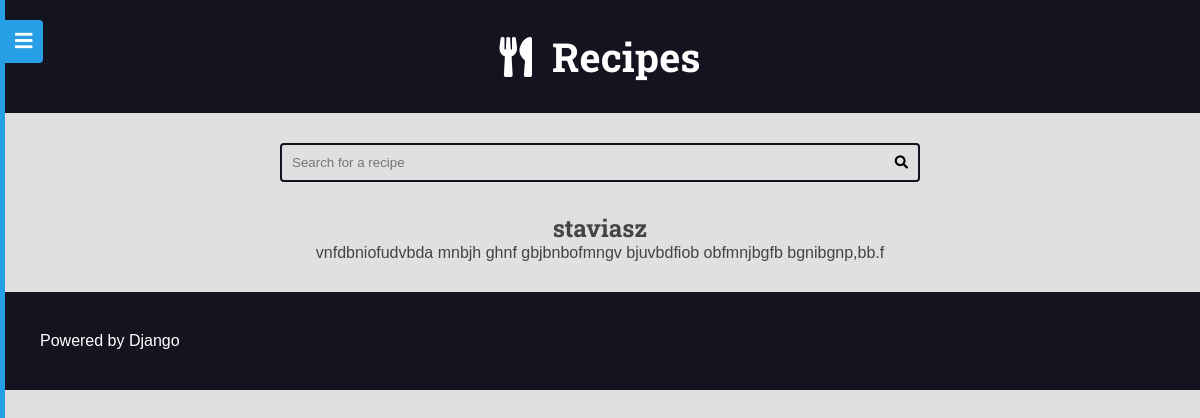
Page /authors/profile/1/ on the committed database.
### authors/models.py (models this page shows)
class Profile(models.Model):
  author = models.OneToOneField(User, on_delete=models.CASCADE)
  bio = models.TextField(default='', blank=True)

### authors/views/profile.py (the view)
class ProfileView(TemplateView):
  template_name = 'authors/pages/profile.html'
  def get(self, request, *args, **kwargs):
    context = self.get_context_data(**kwargs)
    profile_id = context.get('id')
    profile = get_object_or_404(Profile.objects.filter(
      pk=profile_id
    ).select_related('author'), pk=profile_id)
    return self.render_to_response({
      **context,
      'profile': profile
    })

### authors/templates/authors/pages/profile.html (shortened to what this page needs)
{% extends 'global/base.html' %}
{% block content %}
  <div class="main-content center container">
    <h2>{{ profile.author.username }}</h2>
    <p>{{ profile.bio }}</p>
  </div>
{% endblock content %}

### base_static/global/css/global-style.css (style rules this page uses)
:root { --color-primary: #269fe6; --color-primary-hover: #2086c2; --color-primary-dark: #13141f; --color-primary-dark-hover: #212336; --color-primary-light: #d4ecfa; --color-primary-light-hover: #bdd8e7; --color-white: #fff; --color-black: #000; --color-dark-text: #444; --color-info-light: #cce5ff; --color-debug-light: #cce5ff; --color-success-light: #d4edda; --color-alert-light: #fff3cd; --color-warning-light: #fff3cd; --color-error-light: #f8d7da; --color-info-dark: #4d86c4; --color-debug-dark: #4d86c4; --color-success-dark: #4a9c5d; --color-alert-dark: #927f40; --color-warning-dark: #927f40; --color-error-dark: #da525d; --color-gray-0: #f9f9f9; --color-gray-1: #e0e0e0; --color-gray-2: #c7c7c7; --color-gray-3: #aeaeae; --color-gray-4: #959595; --color-gray-5: #7d7d7d; --color-gray-6: #646464; --color-gray-7: #4b4b4b; --color-gray-8: #323232; --color-gray-9: #191919; --font-primary: sans-serif; --font-headings: 'Roboto Slab', serif; --spacing-gutter-medium: 3rem; --spacing-gutter-large: 4rem; }
* { padding: 0; margin: 0; box-sizing: border-box; }
html { font-size: 62.5%; }
body { font-size: 1.6rem; font-family: var(--font-primary); background: var(--color-gray-1); color: var(--color-dark-text); }
h1, h2, h3, h4, h5, h6 { font-family: var(--font-headings); }
.container { max-width: 144rem; margin: 0 auto; padding: var(--spacing-gutter-medium); }
.main-content { padding-top: 0; }
.center { text-align: center; }

### rows in the picture
Profile: author.username "staviasz", bio "vnfdbniofudvbda mnbjh ghnf gbjbnbofmngv bjuvbdfiob obfmnjbgfb bgnibgnp,bb.f"
